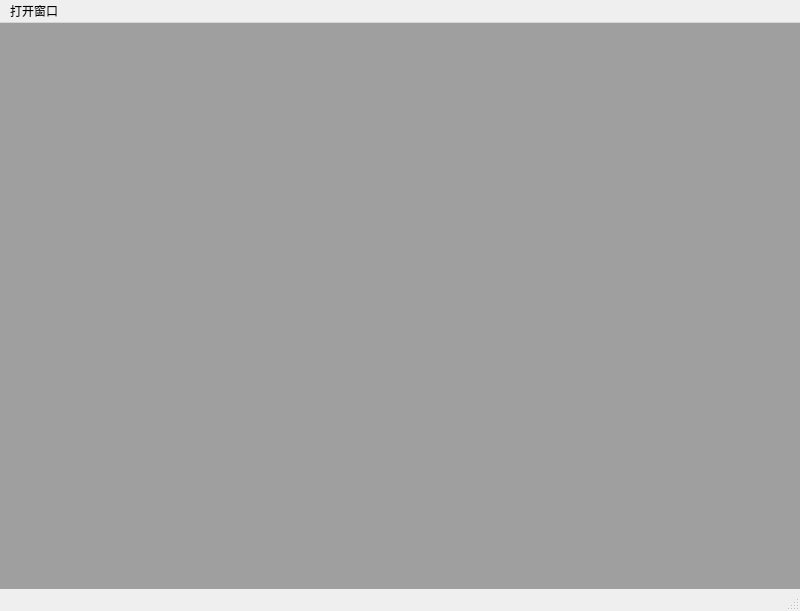
<?xml version="1.0" encoding="UTF-8"?>
<ui version="4.0">
 <class>MDIWidget</class>
 <widget class="QMainWindow" name="MDIWidget">
  <property name="geometry">
   <rect>
    <x>0</x>
    <y>0</y>
    <width>800</width>
    <height>611</height>
   </rect>
  </property>
  <property name="windowTitle">
   <string>MDIWidget</string>
  </property>
  <widget class="QWidget" name="centralwidget">
   <layout class="QVBoxLayout" name="verticalLayout">
    <property name="spacing">
     <number>0</number>
    </property>
    <property name="leftMargin">
     <number>0</number>
    </property>
    <property name="topMargin">
     <number>0</number>
    </property>
    <property name="rightMargin">
     <number>0</number>
    </property>
    <property name="bottomMargin">
     <number>0</number>
    </property>
    <item>
     <widget class="QMdiArea" name="mdiArea"/>
    </item>
   </layout>
  </widget>
  <widget class="QMenuBar" name="menubar">
   <property name="geometry">
    <rect>
     <x>0</x>
     <y>0</y>
     <width>800</width>
     <height>33</height>
    </rect>
   </property>
   <widget class="QMenu" name="menu">
    <property name="title">
     <string>打开窗口</string>
    </property>
    <addaction name="actionOpenCharts"/>
   </widget>
   <addaction name="menu"/>
  </widget>
  <widget class="QStatusBar" name="statusbar"/>
  <action name="actionOpenCharts">
   <property name="text">
    <string>打开图标</string>
   </property>
  </action>
 </widget>
 <resources/>
 <connections/>
</ui>
